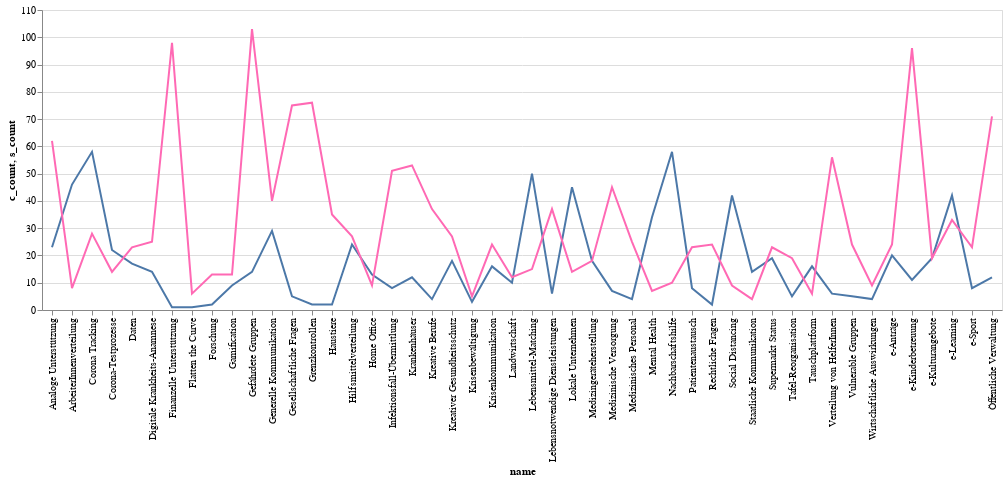

Notebook source saved alongside this figure:
### Code cell
chart = alt.Chart(df.reset_index())

chart.mark_line().encode(x='name', y='c_count') + chart.mark_line(color='hotpink').encode(x='name', y='s_count')

### Figure 1 — Vega-Lite specification as saved in the notebook (floating-point values rounded to 4 significant figures)
{"config": {"view": {"continuousWidth": 400, "continuousHeight": 300}}, "layer": [{"mark": "line", "encoding": {"x": {"type": "nominal", "field": "name"}, "y": {"type": "quantitative", "field": "c_count"}}}, {"mark": {"type": "line", "color": "hotpink"}, "encoding": {"x": {"type": "nominal", "field": "name"}, "y": {"type": "quantitative", "field": "s_count"}}}], "data": {"name": "data-4906f82b79b89aa9cb6ef6c4e15656f6"}, "$schema": "https://vega.github.io/schema/vega-lite/v4.8.1.json", "datasets": {"data-4906f82b79b89aa9cb6ef6c4e15656f6": [{"index": "1", "s_count": 62, "name": "Analoge Unterstützung", "c_count": 23, "category": "analog"}, {"index": "2", "s_count": 8, "name": "ArbeiterInnenverteilung", "c_count": 46, "category": "matching and distribution"}, {"index": "3", "s_count": 28, "name": "Corona Tracking", "c_count": 58, "category": "tracking"}, {"index": "4", "s_count": 14, "name": "Corona-Testprozesse", "c_count": 22, "category": "information exchange"}, {"index": "5", "s_count": 23, "name": "Daten", "c_count": 17, "category": "data"}, {"index": "6", "s_count": 25, "name": "Digitale Krankheits-Anamnese", "c_count": 14, "category": "information exchange"}, {"index": "7", "s_count": 24, "name": "e-Anträge", "c_count": 20, "category": "buerocracy"}, {"index": "8", "s_count": 96, "name": "e-Kinderbetreuung", "c_count": 11, "category": "care"}, {"index": "9", "s_count": 19, "name": "e-Kulturangebote", "c_count": 19, "category": "culture"}, {"index": "10", "s_count": 33, "name": "e-Learning", "c_count": 42, "category": "education"}, {"index": "11", "s_count": 23, "name": "e-Sport", "c_count": 8, "category": "fun"}, {"index": "12", "s_count": 98, "name": "Finanzelle Unterstützung", "c_count": 1, "category": "economy"}, {"index": "13", "s_count": 6, "name": "Flatten the Curve", "c_count": 1, "category": null}, {"index": "14", "s_count": 13, "name": "Forschung", "c_count": 2, "category": "research"}, {"index": "15", "s_count": 13, "name": "Gamification", "c_count": 9, "category": "fun"}, {"index": "16", "s_count": 103, "name": "Gefährdete Gruppen", "c_count": 14, "category": "vulnerable groups"}, {"index": "17", "s_count": 40, "name": "Generelle Kommunikation", "c_count": 29, "category": "communication"}, {"index": "18", "s_count": 75, "name": "Gesellschaftliche Fragen", "c_count": 5, "category": "social"}, {"index": "19", "s_count": 76, "name": "Grenzkontrollen", "c_count": 2, "category": "borders"}, {"index": "20", "s_count": 35, "name": "Haustiere", "c_count": 2, "category": "animals"}, {"index": "21", "s_count": 27, "name": "Hilfsmittelverteilung", "c_count": 24, "category": "matching and distribution"}, {"index": "22", "s_count": 9, "name": "Home Office", "c_count": 13, "category": null}, {"index": "23", "s_count": 51, "name": "Infektionsfall-Übermittlung", "c_count": 8, "category": "information exchange"}, {"index": "24", "s_count": 53, "name": "Krankenhäuser", "c_count": 12, "category": "hospitals"}, {"index": "25", "s_count": 37, "name": "Kreative Berufe", "c_count": 4, "category": "creativity"}, {"index": "26", "s_count": 27, "name": "Kreativer Gesundheitsschutz", "c_count": 18, "category": "creativity"}, {"index": "27", "s_count": 5, "name": "Krisenbewältigung", "c_count": 3, "category": null}, {"index": "28", "s_count": 24, "name": "Krisenkommunikation", "c_count": 16, "category": "communication"}, {"index": "29", "s_count": 12, "name": "Landwirtschaft", "c_count": 10, "category": "economy"}, {"index": "30", "s_count": 15, "name": "Lebensmittel-Matching", "c_count": 50, "category": "matching and distribution"}, {"index": "31", "s_count": 37, "name": "Lebensnotwendige Dienstleistungen", "c_count": 6, "category": "services"}, {"index": "32", "s_count": 14, "name": "Lokale Unternehmen", "c_count": 45, "category": "economy"}, {"index": "33", "s_count": 18, "name": "Medizingeräteherstellung", "c_count": 18, "category": "production"}, {"index": "34", "s_count": 45, "name": "Medizinische Versorgung", "c_count": 7, "category": null}, {"index": "35", "s_count": 25, "name": "Medizinisches Personal", "c_count": 4, "category": "matching and distribution"}, {"index": "36", "s_count": 7, "name": "Mental Health", "c_count": 34, "category": "care"}, {"index": "37", "s_count": 10, "name": "Nachbarschaftshilfe", "c_count": 58, "category": "matching and distribution"}, {"index": "38", "s_count": 71, "name": "Öffentliche Verwaltung", "c_count": 12, "category": "buerocracy"}, {"index": "39", "s_count": 23, "name": "Patientenaustausch", "c_count": 8, "category": "matching and distribution"}, {"index": "40", "s_count": 24, "name": "Rechtliche Fragen", "c_count": 2, "category": "legal"}, {"index": "41", "s_count": 9, "name": "Social Distancing", "c_count": 42, "category": "analog"}, {"index": "42", "s_count": 4, "name": "Staatliche Kommunikation", "c_count": 14, "category": "communication"}, {"index": "43", "s_count": 23, "name": "Supermarkt Status", "c_count": 19, "category": null}, {"index": "44", "s_count": 19, "name": "Tafel-Reorganisation", "c_count": 5, "category": "matching and distribution"}, {"index": "45", "s_count": 6, "name": "Tauschplattform", "c_count": 16, "category": "matching and distribution"}, {"index": "46", "s_count": 56, "name": "Verteilung von HelferInnen", "c_count": 6, "category": "matching and distribution"}, {"index": "47", "s_count": 24, "name": "Vulnerable Gruppen", "c_count": 5, "category": "vulnerable groups"}, {"index": "48", "s_count": 9, "name": "Wirtschaftliche Auswirkungen", "c_count": 4, "category": "economy"}]}}
